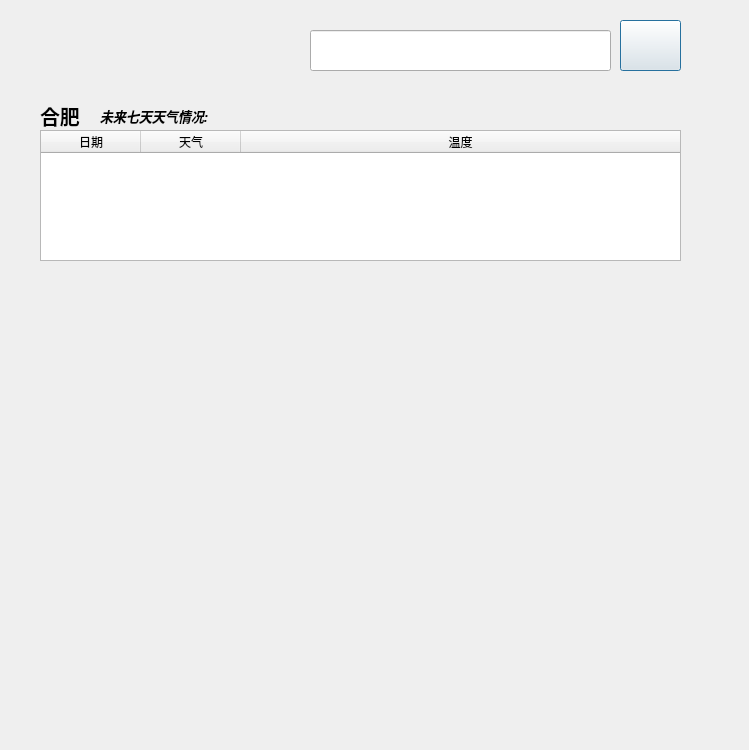
<?xml version="1.0" encoding="UTF-8"?>
<ui version="4.0">
 <class>Dialog</class>
 <widget class="QDialog" name="Dialog">
  <property name="geometry">
   <rect>
    <x>0</x>
    <y>0</y>
    <width>749</width>
    <height>750</height>
   </rect>
  </property>
  <property name="windowTitle">
   <string>Dialog</string>
  </property>
  <widget class="QLineEdit" name="lineEdit">
   <property name="geometry">
    <rect>
     <x>310</x>
     <y>30</y>
     <width>301</width>
     <height>41</height>
    </rect>
   </property>
  </widget>
  <widget class="QWidget" name="widget" native="true">
   <property name="geometry">
    <rect>
     <x>11</x>
     <y>259</y>
     <width>727</width>
     <height>16</height>
    </rect>
   </property>
  </widget>
  <widget class="QLabel" name="label_2">
   <property name="geometry">
    <rect>
     <x>40</x>
     <y>270</y>
     <width>727</width>
     <height>463</height>
    </rect>
   </property>
   <property name="text">
    <string/>
   </property>
   <property name="pixmap">
    <pixmap>weather.png</pixmap>
   </property>
  </widget>
  <widget class="QPushButton" name="pushButton">
   <property name="geometry">
    <rect>
     <x>620</x>
     <y>20</y>
     <width>61</width>
     <height>51</height>
    </rect>
   </property>
   <property name="text">
    <string/>
   </property>
   <property name="icon">
    <iconset>
     <normaloff>按键.PNG</normaloff>按键.PNG</iconset>
   </property>
   <property name="iconSize">
    <size>
     <width>60</width>
     <height>50</height>
    </size>
   </property>
  </widget>
  <widget class="QLabel" name="label">
   <property name="geometry">
    <rect>
     <x>20</x>
     <y>20</y>
     <width>281</width>
     <height>61</height>
    </rect>
   </property>
   <property name="text">
    <string/>
   </property>
   <property name="pixmap">
    <pixmap>中国天气.PNG</pixmap>
   </property>
  </widget>
  <widget class="QLabel" name="city_label">
   <property name="geometry">
    <rect>
     <x>40</x>
     <y>100</y>
     <width>51</width>
     <height>31</height>
    </rect>
   </property>
   <property name="font">
    <font>
     <family>Adobe 宋体 Std L</family>
     <pointsize>15</pointsize>
     <weight>75</weight>
     <bold>true</bold>
    </font>
   </property>
   <property name="text">
    <string>合肥</string>
   </property>
  </widget>
  <widget class="QLabel" name="label_3">
   <property name="geometry">
    <rect>
     <x>100</x>
     <y>100</y>
     <width>181</width>
     <height>31</height>
    </rect>
   </property>
   <property name="font">
    <font>
     <family>Adobe 宋体 Std L</family>
     <pointsize>10</pointsize>
     <weight>75</weight>
     <italic>true</italic>
     <bold>true</bold>
    </font>
   </property>
   <property name="text">
    <string>未来七天天气情况:</string>
   </property>
  </widget>
  <widget class="QTableWidget" name="tableWidget">
   <property name="geometry">
    <rect>
     <x>40</x>
     <y>130</y>
     <width>641</width>
     <height>131</height>
    </rect>
   </property>
   <attribute name="horizontalHeaderStretchLastSection">
    <bool>true</bool>
   </attribute>
   <column>
    <property name="text">
     <string>日期</string>
    </property>
   </column>
   <column>
    <property name="text">
     <string>天气</string>
    </property>
   </column>
   <column>
    <property name="text">
     <string>温度</string>
    </property>
   </column>
  </widget>
 </widget>
 <resources/>
 <connections/>
</ui>
